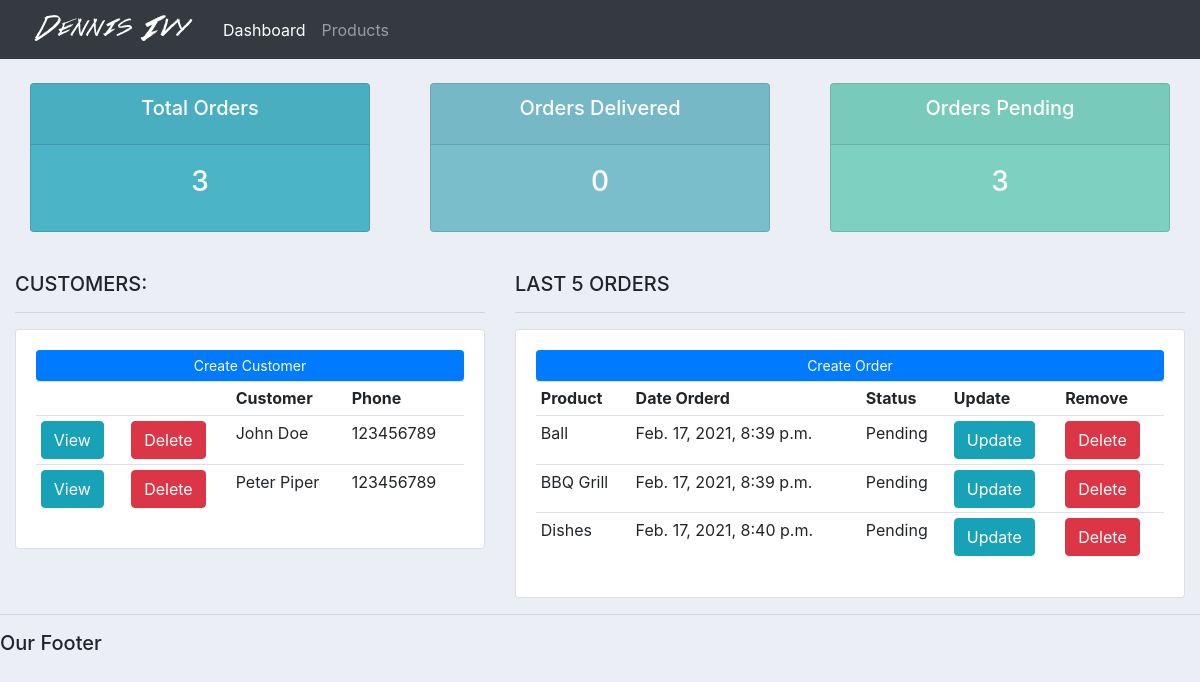
The page / on the database its author committed.
### accounts/models.py (models this page shows, shortened)
class Customer(models.Model):
    name = models.CharField(max_length=255, null=True)
    phone = models.CharField(max_length=255, null=True)
    email = models.CharField(max_length=255, null=True)
    date_created = models.DateTimeField(auto_now_add = True)

class Order(models.Model):
    STATUS = (
	   ('Pending', 'Pending'),
       ('Out for delivery', 'Out for delivery'),
       ('Delivered', 'Delivered'),
	)
    customer = models.ForeignKey(Customer, null=True, on_delete = models.SET_NULL)
    product = models.ForeignKey(Product, null=True, on_delete = models.SET_NULL)
    status = models.CharField(max_length=255, null=True, choices=STATUS)
    date_created = models.DateTimeField(auto_now_add = True)

class Product(models.Model):
    CATEGORY = (
        ('Indoor', 'Indoor'),
        ('Out Door', 'Out Door'),
	)
    name = models.CharField(max_length=255, null=True)
    price = models.FloatField(null=True)
    category = models.CharField(max_length=255, null=True, choices=CATEGORY)
    description = models.CharField(max_length=255, null=True)
    date_created = models.DateTimeField(auto_now_add = True)
    tags = models.ManyToManyField(Tag)
    def __str__(self):
        return self.name

### accounts/views.py (the view)
# urls.py: path('', views.home, name='accounts-home'),
def home(request):
    orders = Order.objects.all()
    customers = Customer.objects.all()
    total_customers = customers.count()
    total_orders = orders.count()
    delivered = orders.filter(status='Delivered').count()
    pending = orders.filter(status='Pending').count()
    context = {
        'orders': orders,
        'customers': customers,
        'total_customers': total_customers,
        'total_orders': total_orders,
        'delivered': delivered,
        'pending': pending,
    }
    return render(request, 'accounts/dashboard.html', context)

### accounts/templates/accounts/dashboard.html
{%  extends 'accounts/main.html' %}
{% block content %}
{%  include 'accounts/status.html' %}
<br>
<div class="row">
	<div class="col-md-5">
		<h5>CUSTOMERS:</h5>
		<hr>
		<div class="card card-body">
			<a class="btn btn-primary  btn-sm btn-block" href="">Create Customer</a>
			<table class="table table-sm">
				<tr>
					<th></th>
					<th></th>
					<th>Customer</th>
					<th>Phone</th>
				</tr>
				{% for customer in customers %}
					<tr>
						<td><a href="{% url 'accounts-customer' customer.id %}" class="btn btn-small btn-info"> View </a></td>
						<td><a href="#" class="btn btn-small btn-danger"> Delete </a></td>
						<td>{{ customer.name }}</td>
						<td>{{ customer.phone }}</td>
					</tr>
				{% endfor %}
			</table>
		</div>
	</div>
	<div class="col-md-7">
		<h5>LAST 5 ORDERS</h5>
		<hr>
		<div class="card card-body">
			<a class="btn btn-primary  btn-sm btn-block" href="">Create Order</a>
			<table class="table table-sm">
				<tr>
					<th>Product</th>
					<th>Date Orderd</th>
					<th>Status</th>
					<th>Update</th>
					<th>Remove</th>
				</tr>
				{% for order in orders %}
					<tr>
						<td>{{ order.product }}</td>
						<td>{{ order.date_created }}</td>
						<td>{{ order.status }}</td>
						<td><a href="#" class="btn btn-small btn-info"> Update </a></td>
						<td><a href="#" class="btn btn-small btn-danger"> Delete </a></td>
					</tr>
				{% endfor %}
			</table>
		</div>
	</div>
</div>
{% endblock %}

### accounts/templates/accounts/main.html (shortened to what this page needs)
<!DOCTYPE html>
{% load static %}
<html lang="en" dir="ltr">
  <head>
    <link rel="stylesheet" href="https://stackpath.bootstrapcdn.com/bootstrap/4.3.1/css/bootstrap.min.css">
    <link rel="stylesheet" href="{% static '/css/main.css' %}">
  </head>
  <body>
    {% include 'accounts/navbar.html' %}
    <div class="container-fluid">
      {% block content %}
      {% endblock content %}
    </div>
    <hr>
    <h5>Our Footer</h5>
  </body>
</html>

### accounts/templates/accounts/navbar.html (shortened to what this page needs)
{% load static %}
<nav class="navbar navbar-expand-lg navbar-dark bg-dark">
  <img src="{% static 'images/logo.png' %}" alt="Logo">
  <div class="collapse navbar-collapse" id="navbarNav">
    <ul class="navbar-nav">
      <li class="nav-item active">
        <a class="nav-link" href="{% url 'accounts-home' %}">Dashboard</a>
      </li>
      <li class="nav-item">
        <a class="nav-link" href="{% url 'accounts-products' %}">Products</a>
      </li>
    </ul>
  </div>
</nav>

### accounts/templates/accounts/status.html
<br>
<div class="row">
	<div class="col">
		<div class="col-md">
			<div class="card text-center text-white  mb-3" id="total-orders">
			  	<div class="card-header">
			  		<h5 class="card-title">Total Orders</h5>
			  	</div>
			  	<div class="card-body">
			    	<h3 class="card-title">{{ total_orders }}</h3>
			  	</div>
			</div>
		</div>
	</div>
	<div class="col">
		<div class="col-md">
			<div class="card text-center text-white  mb-3" id="orders-delivered">
			  	<div class="card-header">
			  		<h5 class="card-title">Orders Delivered</h5>
			  	</div>
			  	<div class="card-body">
			    	<h3 class="card-title">{{ delivered }}</h3>
			  	</div>
			</div>
		</div>
	</div>
	<div class="col">
		<div class="col-md">
			<div class="card text-center text-white  mb-3" id="orders-pending">
			  	<div class="card-header">
			  		<h5 class="card-title">Orders Pending</h5>
			  	</div>
			  	<div class="card-body">
			    	<h3 class="card-title">{{ pending }}</h3>
			  	</div>
			</div>
		</div>
	</div>
</div>

### static/css/main.css (style rules this page uses)
body { background-color: #ebeff5; }
#total-orders { background-color: #4cb4c7; }
#orders-delivered { background-color: #7abecc; }
#orders-pending { background-color: #7CD1C0; }

### rows shown on the page
Customer: name "John Doe", phone "123456789"
Customer: name "Peter Piper", phone "123456789"
Order: product "Ball", date_created "Feb. 17, 2021, 8:39 p.m.", status "Pending"
Order: product "BBQ Grill", date_created "Feb. 17, 2021, 8:39 p.m.", status "Pending"
Order: product "Dishes", date_created "Feb. 17, 2021, 8:40 p.m.", status "Pending"

### other values the page prints
{{ total_orders }} "3"
{{ delivered }} "0"
{{ pending }} "3"
